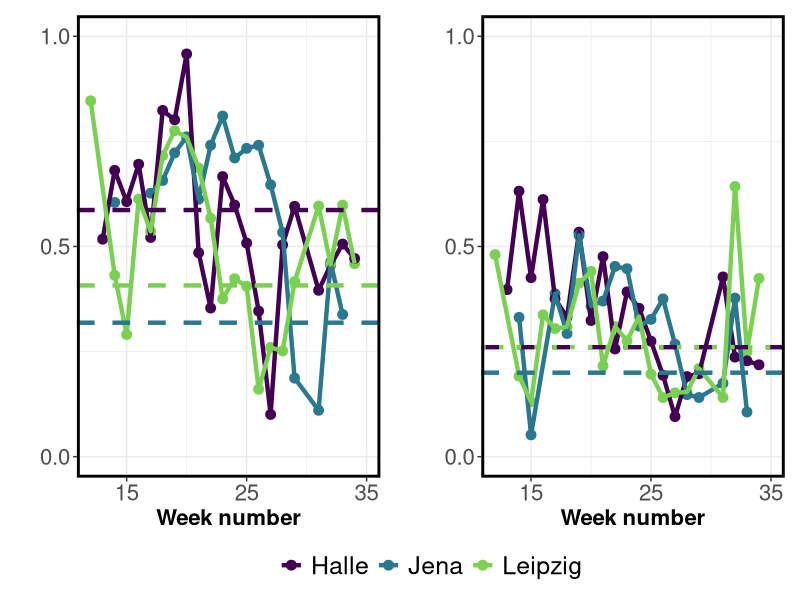

This chart was generated by the following R code:
## ---- chunk 1

library(dplyr)
library(tidyr)
library(readr)
library(ggplot2)
library(patchwork)

# Load data
d_prime_poll_interactions <- readr::read_csv("../../Data/Working_files/average_d_prime_by_week_corrected_by_int.csv") %>%
  dplyr::select(Botanical_garden, Week, av_dprime_poll, 
                av_dprime_poll_upper, av_dprime_poll_lower) %>%
  rename(av_dprime_poll_int = av_dprime_poll, 
         av_dprime_poll_int_upper = av_dprime_poll_upper, 
         av_dprime_poll_int_lower = av_dprime_poll_lower)

d_prime_poll_abundance <- readr::read_csv("../../Data/Working_files/average_d_prime_by_week_corrected_by_ab.csv") %>%
  dplyr::select(Botanical_garden, Week, av_dprime_poll, 
                av_dprime_poll_upper, av_dprime_poll_lower) %>%
  rename(av_dprime_poll_ab = av_dprime_poll, 
         av_dprime_poll_ab_upper = av_dprime_poll_upper, 
         av_dprime_poll_ab_lower = av_dprime_poll_lower)

average_specialization <- d_prime_poll_interactions %>%
  left_join(d_prime_poll_abundance, by = c("Botanical_garden","Week"))

average_specialization_SEASON_int <- readr::read_csv("../../Data/Working_files/average_d_prime_by_SEASON_corrected_by_int.csv")
average_specialization_SEASON_ab <- readr::read_csv("../../Data/Working_files/average_d_prime_by_SEASON_corrected_by_ab.csv")

# First plot
plot_av_dprime_poll_interactions <- ggplot(average_specialization, aes(x=Week, y=av_dprime_poll_int, color=Botanical_garden)) +
  geom_point(size=3) +
  geom_line(linewidth=1.5) +
  scale_colour_manual(values=c("#440154FF", "#2A788EFF", "#7AD151FF")) +
  geom_hline(yintercept=average_specialization_SEASON_int$av_dprime_poll[average_specialization_SEASON_int$Botanical_garden=="Jena"],
             linewidth=1.5, color="#2A788EFF", linetype="dashed") +
  geom_hline(yintercept=average_specialization_SEASON_int$av_dprime_poll[average_specialization_SEASON_int$Botanical_garden=="Halle"],
             linewidth=1.5, color="#440154FF", linetype="dashed") +
  geom_hline(yintercept=average_specialization_SEASON_int$av_dprime_poll[average_specialization_SEASON_int$Botanical_garden=="Leipzig"],
             linewidth=1.5, color="#7AD151FF", linetype="dashed") +
  labs(x="Week number", y=" ", title=NULL, color=NULL) +
  theme_bw() +
  theme(legend.position="bottom", legend.title=element_blank(),
        legend.text=element_text(size=18),
        axis.text=element_text(size=16),
        axis.title=element_text(size=16, face="bold"),
        plot.title=element_text(size=16, face="bold"),
        strip.text=element_text(size=18),
         panel.border = element_rect(colour = "black", fill=NA, size=2)) +
  guides(fill="none") +
  scale_y_continuous(breaks=c(0, 0.5, 1), limits=c(0, 1), expand=expansion(mult=c(0.05, 0.05))) +
  scale_x_continuous(breaks=c(15, 25, 35), limits=c(12, 35))

# Second plot
plot_av_dprime_poll_abundance <- ggplot(average_specialization, aes(x=Week, y=av_dprime_poll_ab, color=Botanical_garden)) +
  geom_point(size=3) +
  geom_line(linewidth=1.5) +
  scale_colour_manual(values=c("#440154FF", "#2A788EFF", "#7AD151FF")) +
  geom_hline(yintercept=average_specialization_SEASON_ab$av_dprime_poll[average_specialization_SEASON_ab$Botanical_garden=="Jena"],
             linewidth=1.5, color="#2A788EFF", linetype="dashed") +
  geom_hline(yintercept=average_specialization_SEASON_ab$av_dprime_poll[average_specialization_SEASON_ab$Botanical_garden=="Halle"],
             linewidth=1.5, color="#440154FF", linetype="dashed") +
  geom_hline(yintercept=average_specialization_SEASON_ab$av_dprime_poll[average_specialization_SEASON_ab$Botanical_garden=="Leipzig"],
             linewidth=1.5, color="#7AD151FF", linetype="dotted") +
  labs(x="Week number", y="  \n  ", title=NULL, color=NULL) +
  theme_bw() +
  theme(legend.position="bottom", legend.title=element_blank(),
        legend.text=element_text(size=18),
        axis.text=element_text(size=16),
        axis.title=element_text(size=16, face="bold"),
        plot.title=element_text(size=16, face="bold"),
        strip.text=element_text(size=18),
         panel.border = element_rect(colour = "black", fill=NA, size=2)) +
  guides(fill="none") +
  scale_y_continuous(breaks=c(0, 0.5, 1), limits=c(0, 1), expand=expansion(mult=c(0.05, 0.05))) +
  scale_x_continuous(breaks=c(15, 25, 35), limits=c(12, 35))

# Combine plots with a single legend
combined_plot <- (plot_av_dprime_poll_interactions | plot_av_dprime_poll_abundance) + 
  plot_layout(guides = "collect") & 
  theme(legend.position = 'bottom')

print(combined_plot)
